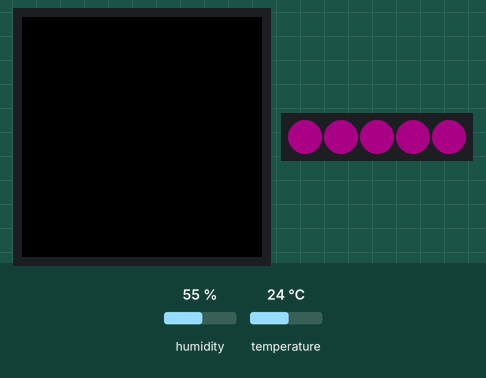
This sketch was run on a simulated Arduino MKR. On the bench: 240×240 colour display, 5 RGB LEDs in strip order, left to right. Inputs (shaded band) come from the test bench; at power-on: temperature 24 °C, humidity 55 %. Dim RGB values are drawn brighter than linear; what the sketch prints to the serial monitor is not drawn.

Above: at 2.6 s.
2.7 s: temperature set to 12 °C
At 8.5 s:
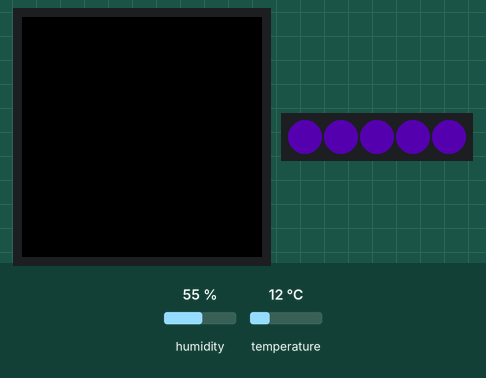
9.0 s: temperature set to 33 °C
At 21.2 s:
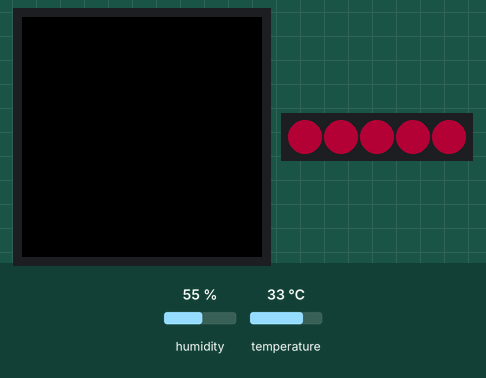
21.6 s: temperature set to 19 °C
At 27.0 s:
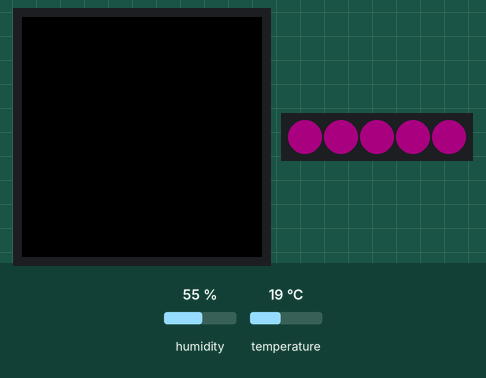
Timing chart, 0 to 28.5 s (numbered marks = the images above; inputs shaded):
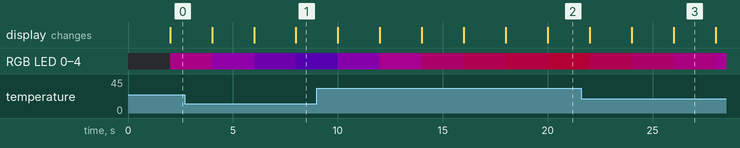

The sketch:

per_gpt.ino
```cpp
#include <Arduino.h>
#include <Arduino_MKRIoTCarrier.h>
#include <FlashStorage.h>
#include <math.h>

struct PersistedEnvironment {
  uint32_t signature;
  float temperatureC;
  float humidity;
};

constexpr uint32_t kPersistSignature = 0xA1B2C3D4;
constexpr float kTemperatureDeltaToPersist = 0.5f;
constexpr float kHumidityDeltaToPersist = 2.5f;
constexpr unsigned long kTelemetryIntervalMs = 2000;
constexpr unsigned long kPersistPauseMs = 30000;
constexpr float kSmoothingFactor = 0.2f;

FlashStorage(persistStore, PersistedEnvironment);

MKRIoTCarrier carrier;
PersistedEnvironment persisted = {};
unsigned long lastTelemetry = 0;
float smoothedTemperature = NAN;
float smoothedHumidity = NAN;
unsigned long skipAutoPersistUntil = 0;

PersistedEnvironment loadPersistedEnvironment() {
  PersistedEnvironment data = persistStore.read();
  if (data.signature != kPersistSignature || !isfinite(data.temperatureC) || !isfinite(data.humidity)) {
    data.signature = 0;
    data.temperatureC = NAN;
    data.humidity = NAN;
  }
  return data;
}

void persistEnvironment(float temperatureC, float humidity) {
  persisted.signature = kPersistSignature;
  persisted.temperatureC = temperatureC;
  persisted.humidity = humidity;
  persistStore.write(persisted);
}

void printPersistedEnvironment() {
  if (persisted.signature != kPersistSignature) {
    Serial.println("No persisted environment data found.");
    return;
  }
  Serial.print("Last stored baseline -> Temperature: ");
  Serial.print(persisted.temperatureC, 2);
  Serial.print(" °C, Humidity: ");
  Serial.print(persisted.humidity, 1);
  Serial.println(" %");
}

void initializeCarrier() {
  CARRIER_CASE = false;
  if (!carrier.begin()) {
    Serial.println("Failed to initialize MKR IoT Carrier!");
    while (true) {
      delay(1000);
    }
  }
  carrier.Env.begin();
  carrier.Buttons.begin();
  carrier.leds.setBrightness(80);
}

void setup() {
  Serial.begin(115200);
  unsigned long start = millis();
  while (!Serial && millis() - start < 2000) {
    delay(10);
  }

  initializeCarrier();

  persisted = loadPersistedEnvironment();
  printPersistedEnvironment();
}

bool shouldPersist(float temperatureC, float humidity) {
  if (persisted.signature != kPersistSignature) {
    return true;
  }

  if (!isfinite(persisted.temperatureC) || !isfinite(persisted.humidity)) {
    return true;
  }

  return fabs(temperatureC - persisted.temperatureC) >= kTemperatureDeltaToPersist ||
         fabs(humidity - persisted.humidity) >= kHumidityDeltaToPersist;
}

void logEnvironment(float temperatureC, float humidity) {
  Serial.print("Current -> Temperature: ");
  Serial.print(temperatureC, 2);
  Serial.print(" °C, Humidity: ");
  Serial.print(humidity, 1);
  Serial.println(" %");
}

void updateLed(float temperatureC) {
  const float minTemp = 10.0f;
  const float maxTemp = 35.0f;
  float ratio = (temperatureC - minTemp) / (maxTemp - minTemp);
  ratio = constrain(ratio, 0.0f, 1.0f);

  uint8_t red = static_cast<uint8_t>(ratio * 255);
  uint8_t blue = static_cast<uint8_t>((1.0f - ratio) * 255);

  for (uint8_t i = 0; i < 5; ++i) {
    carrier.leds.setPixelColor(i, carrier.leds.Color(red, 0, blue));
  }
  carrier.leds.show();
}

void updateSmoothing(float temperatureC, float humidity) {
  if (!isfinite(smoothedTemperature)) {
    smoothedTemperature = temperatureC;
  } else {
    smoothedTemperature = (kSmoothingFactor * temperatureC) +
                          ((1.0f - kSmoothingFactor) * smoothedTemperature);
  }

  if (!isfinite(smoothedHumidity)) {
    smoothedHumidity = humidity;
  } else {
    smoothedHumidity = (kSmoothingFactor * humidity) +
                       ((1.0f - kSmoothingFactor) * smoothedHumidity);
  }
}

void serviceTouchControls(float temperatureC, float humidity) {
  carrier.Buttons.update();
  if (carrier.Buttons.onTouchDown(TOUCH0)) {
    Serial.println("Touch pad 0 pressed -> storing new baseline.");
    persistEnvironment(temperatureC, humidity);
    Serial.println("Persisted new baseline environment readings to flash.");
    skipAutoPersistUntil = 0;
  }

  if (carrier.Buttons.onTouchDown(TOUCH4)) {
    Serial.println("Touch pad 4 pressed -> clearing baseline from flash.");
    persisted.signature = 0;
    persisted.temperatureC = NAN;
    persisted.humidity = NAN;
    persistStore.write(persisted);
    skipAutoPersistUntil = millis() + kPersistPauseMs;
    Serial.println("Auto persistence paused for 30 seconds to allow conditions to stabilise.");
  }
}

void loop() {
  unsigned long now = millis();
  if (now - lastTelemetry < kTelemetryIntervalMs) {
    return;
  }
  lastTelemetry = now;

  float temperatureC = carrier.Env.readTemperature();
  float humidity = carrier.Env.readHumidity();

  if (!isfinite(temperatureC) || !isfinite(humidity)) {
    Serial.println("Failed to read environment sensor.");
    return;
  }

  updateSmoothing(temperatureC, humidity);
  logEnvironment(smoothedTemperature, smoothedHumidity);
  updateLed(smoothedTemperature);

  serviceTouchControls(smoothedTemperature, smoothedHumidity);

  if (skipAutoPersistUntil != 0 && millis() < skipAutoPersistUntil) {
    return;
  }
  skipAutoPersistUntil = 0;

  if (shouldPersist(smoothedTemperature, smoothedHumidity)) {
    persistEnvironment(smoothedTemperature, smoothedHumidity);
    Serial.println("Persisted new baseline environment readings to flash.");
  }
}
```

Measured:
- after the input at 2.7 s, RGB LED 0–4: RGB(44, 0, 35) → RGB(37, 0, 43) after 1.3 s, → RGB(31, 0, 49) 2.0 s later, → RGB(26, 0, 54) 2.0 s later
